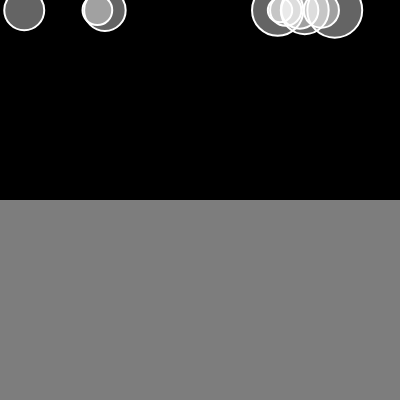
Frame 1 (no input)
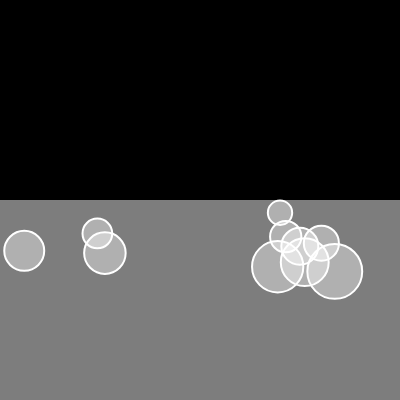
Frame 60 (no input)
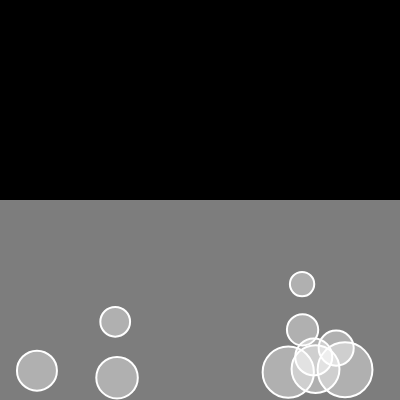
Frame 120 (the mouse pressed at the canvas centre since frame 60)

The p5.js sketch that drew these frames (run headless with seeded random() and noise() and a simulated clock; from frame 60 on, the mouse is pressed at the canvas centre):

// p5.js sketch
// ── sketch.js
// Drag Force
// The Nature of Code
// The Coding Train / Daniel Shiffman
// https://youtu.be/DxFDgOYEoy8
// https://thecodingtrain.com/learning/nature-of-code/2.4-drag.html
// https://editor.p5js.org/codingtrain/sketches/5V8nSBOS

let movers = [];
let mu = 0.1;
let dragC = 0.2;

function setup() {
  createCanvas(400, 400);
  for (let i = 0; i < 10; i++) {
    movers[i] = new Mover(random(width), 10, random(1, 8));
  }
}

function draw() {
  background(0);

  fill(255, 125);
  noStroke();
  rect(0, height / 2, width, height / 2);

  for (let mover of movers) {
    if (mouseIsPressed) {
      let wind = createVector(0.1, 0);
      mover.applyForce(wind);
    }
    let gravity = createVector(0, 0.2);
    let weight = p5.Vector.mult(gravity, mover.mass);
    mover.applyForce(weight);

    if (mover.pos.y > height / 2) {
      mover.drag(dragC);
    }
    mover.update();
    mover.edges();
    mover.show();
  }
}


// ── mover.js
// Drag Force
// The Nature of Code
// The Coding Train / Daniel Shiffman
// https://youtu.be/DxFDgOYEoy8
// https://thecodingtrain.com/learning/nature-of-code/2.4-drag.html
// https://editor.p5js.org/codingtrain/sketches/5V8nSBOS

class Mover {
  constructor(x, y, m) {
    this.pos = createVector(x, y);
    this.vel = createVector(0, 0);
    this.acc = createVector(0, 0);
    this.mass = m;
    this.r = sqrt(this.mass) * 10;
  }


  drag(c) {
    // Direction of Drag
    let drag = this.vel.copy();
    drag.normalize();
    drag.mult(-1);
    let speedSq = this.vel.magSq();
    drag.setMag(c * speedSq);
    
    this.applyForce(drag);
  }



  applyForce(force) {
    let f = p5.Vector.div(force, this.mass);
    this.acc.add(f);
  }


  edges() {
    if (this.pos.y >= height - this.r) {
      this.pos.y = height - this.r;
      this.vel.y *= -1;
    }

    if (this.pos.x >= width - this.r) {
      this.pos.x = width - this.r;
      this.vel.x *= -1;
    } else if (this.pos.x <= this.r) {
      this.pos.x = this.r;
      this.vel.x *= -1;
    }
  }


  update() {

    // let mouse = createVector(mouseX, mouseY);
    // this.acc = p5.Vector.sub(mouse, this.pos);
    // this.acc.setMag(0.1);

    this.vel.add(this.acc);
    this.pos.add(this.vel);
    this.acc.set(0, 0);
  }

  show() {
    stroke(255);
    strokeWeight(2);
    fill(255, 100);
    ellipse(this.pos.x, this.pos.y, this.r * 2);
  }
}
